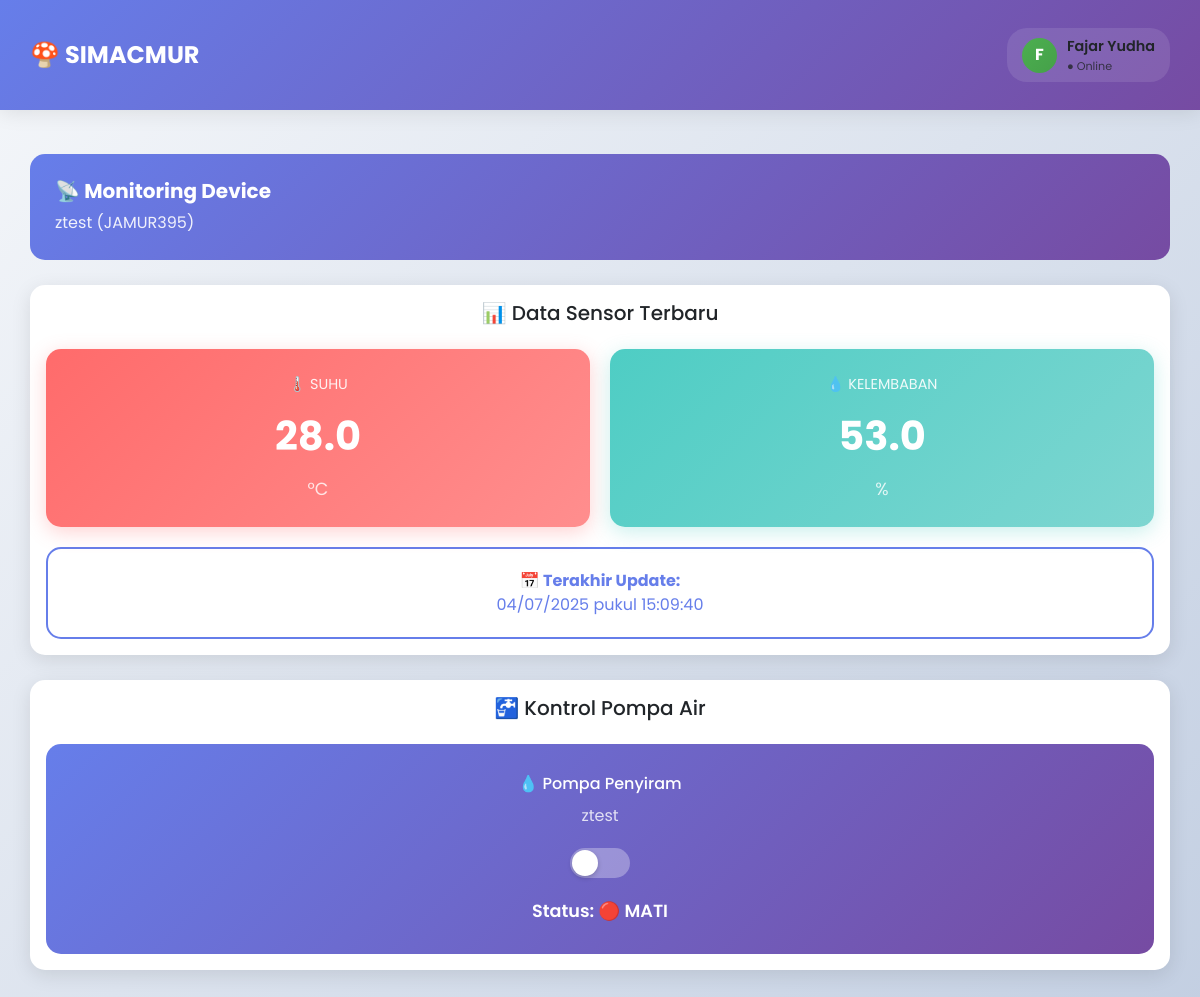
/dashboardril.php (signed in), run on the app's committed database.
### tables this page shows
CREATE TABLE `devices` (
  `id` int(11) NOT NULL AUTO_INCREMENT,
  `kode` varchar(20) NOT NULL,
  `nama` varchar(100) NOT NULL,
  `pemilik` varchar(50) NOT NULL,
  `aktif` tinyint(1) DEFAULT 1,
  `dibuat` timestamp NOT NULL DEFAULT current_timestamp(),
  `deleted_at` timestamp NULL DEFAULT NULL,
  `deleted_by` varchar(50) DEFAULT NULL,
  `status_approval` enum('pending','approved','rejected') DEFAULT 'pending',
  `approved_by` varchar(50) DEFAULT NULL,
  `approved_at` timestamp NULL DEFAULT NULL,
  `rejection_reason` text DEFAULT NULL,
  `last_seen` timestamp NULL DEFAULT NULL,
  PRIMARY KEY (`id`),
  UNIQUE KEY `kode` (`kode`),
  KEY `pemilik` (`pemilik`),
  CONSTRAINT `devices_ibfk_1` FOREIGN KEY (`pemilik`) REFERENCES `users` (`username`)
);

CREATE TABLE `sensors` (
  `id` int(11) NOT NULL AUTO_INCREMENT,
  `kode_device` varchar(20) NOT NULL,
  `suhu` float NOT NULL,
  `kelembaban` float NOT NULL,
  `tanggal` date NOT NULL,
  `waktu` time NOT NULL,
  `timestamp` timestamp NOT NULL DEFAULT current_timestamp(),
  `relay_mode` varchar(20) DEFAULT 'manual',
  `rtc_time` varchar(10) DEFAULT NULL,
  PRIMARY KEY (`id`),
  KEY `kode_device` (`kode_device`),
  CONSTRAINT `sensors_ibfk_1` FOREIGN KEY (`kode_device`) REFERENCES `devices` (`kode`)
);

CREATE TABLE `relays` (
  `id` int(11) NOT NULL AUTO_INCREMENT,
  `kode_device` varchar(20) NOT NULL,
  `status` int(11) DEFAULT 0,
  `terakhir_update` timestamp NOT NULL DEFAULT current_timestamp() ON UPDATE current_timestamp(),
  PRIMARY KEY (`id`),
  UNIQUE KEY `kode_device` (`kode_device`),
  CONSTRAINT `relays_ibfk_1` FOREIGN KEY (`kode_device`) REFERENCES `devices` (`kode`)
);

### dashboardril.php (the view, shortened to what this page needs)
<?php
require 'koneksi.php';
$username = $_SESSION["username"];
$nama_lengkap = $_SESSION["nama_lengkap"] ?? $username;
$device_query = "SELECT * FROM devices WHERE pemilik = '$username' AND aktif = 1 AND deleted_at IS NULL AND status_approval = 'approved'";
$device_result = mysqli_query($conn, $device_query);
$devices = [];
while ($device = mysqli_fetch_assoc($device_result)) {
    $devices[] = $device;
}
$pending_query = "SELECT * FROM devices WHERE pemilik = '$username' AND status_approval = 'pending' AND deleted_at IS NULL";
$pending_result = mysqli_query($conn, $pending_query);
$pending_devices = [];
while ($device = mysqli_fetch_assoc($pending_result)) {
    $pending_devices[] = $device;
}
$selected_device = $_SESSION['selected_device'] ?? ($devices[0]['kode'] ?? null);
$device_name = '';
foreach ($devices as $device) {
    if ($device['kode'] === $selected_device) {
        $device_name = $device['nama'];
        break;
    }
}
$sensor_data = null;
$relay_status = 0;
if ($selected_device) {
    $sensor_query = "SELECT * FROM sensors WHERE kode_device = '$selected_device' ORDER BY timestamp DESC LIMIT 1";
    $sensor_result = mysqli_query($conn, $sensor_query);
    $sensor_data = mysqli_fetch_assoc($sensor_result);
    $relay_query = "SELECT status FROM relays WHERE kode_device = '$selected_device'";
    $relay_result = mysqli_query($conn, $relay_query);
    if ($relay_result) {
        $relay_row = mysqli_fetch_assoc($relay_result);
        $relay_status = $relay_row['status'] ?? 0;
    }
}
?>
<!DOCTYPE html>
<html lang="id">
<head>
    <link href="https://cdn.jsdelivr.net/npm/bootstrap@5.1.3/dist/css/bootstrap.min.css" rel="stylesheet">
</head>
<body>
    <nav class="navbar navbar-expand-lg navbar-dark">
        <div class="container">
            <a href="dashboard.php" class="navbar-brand">🍄 SIMACMUR</a>
            <div class="dropdown">
                <div class="user-profile" data-bs-toggle="dropdown">
                    <div class="user-avatar">
                        <?php echo strtoupper(substr($username, 0, 1)); ?>
                    </div>
                    <div class="d-none d-md-block">
                        <div style="font-size: 0.9rem; font-weight: 600;"><?php echo $nama_lengkap; ?></div>
                        <div style="font-size: 0.7rem; opacity: 0.8;">● Online</div>
                    </div>
                </div>
            </div>
        </div>
    </nav>
    <div class="container mt-4">
        <?php if (empty($devices)): ?>
            <div class="card">
                <div class="card-body">
                    <div class="no-data">
                        <h4>📱 Belum Ada Device Aktif</h4>
                        <p>Anda belum memiliki device yang disetujui atau belum memilih device untuk monitoring.</p>
                        <a href="daftar-device.php" class="btn btn-primary">Kelola Device</a>
                    </div>
                </div>
            </div>
            <?php if (!empty($pending_devices)): ?>
            <div class="card">
                <div class="card-body">
                    <h5 class="card-title text-center mb-4">⏳ Device Menunggu Approval</h5>
                    <?php foreach ($pending_devices as $device): ?>
                        <div class="alert alert-warning">
                            <div class="d-flex justify-content-between align-items-center">
                                <div>
                                    <strong>📱 <?php echo htmlspecialchars($device['nama']); ?></strong>
                                    <br><small>Kode: <?php echo $device['kode']; ?></small>
                                    <br><small class="text-muted">Menunggu persetujuan superadmin...</small>
                                </div>
                                <div>
                                    <span class="badge bg-warning">⏳ PENDING</span>
                                </div>
                            </div>
                        </div>
                    <?php endforeach; ?>
                </div>
            </div>
            <?php endif; ?>
        <?php else: ?>
            <?php if ($selected_device && $device_name): ?>
            <div class="device-selector">
                <div class="d-flex justify-content-between align-items-center">
                    <div>
                        <h5><strong>📡 Monitoring Device</strong></h5>
                        <p class="mb-0" style="opacity: 0.9;">
                            <?php echo htmlspecialchars($device_name); ?> (<?php echo $selected_device; ?>)
                        </p>
                    </div>
                </div>
            </div>
            <?php endif; ?>
            <?php if ($selected_device): ?>
                <div class="card">
                    <div class="card-body">
                        <h5 class="card-title text-center mb-4">📊 Data Sensor Terbaru</h5>
                        <?php if ($sensor_data): ?>
                            <div class="data-grid">
                                <div class="data-card temperature">
                                    <div class="data-label">🌡️ SUHU</div>
                                    <div class="data-value" id="suhu-display">
                                        <?php echo number_format($sensor_data['suhu'], 1); ?>
                                    </div>
                                    <div class="data-unit">°C</div>
                                </div>
                                <div class="data-card humidity">
                                    <div class="data-label">💧 KELEMBABAN</div>
                                    <div class="data-value" id="kelembaban-display">
                                        <?php echo number_format($sensor_data['kelembaban'], 1); ?>
                                    </div>
                                    <div class="data-unit">%</div>
                                </div>
                            </div>
                            <div class="timestamp-card">
                                <strong>📅 Terakhir Update:</strong><br>
                                <span id="timestamp-display">
                                    <?php
                                    $tanggal = date('d/m/Y', strtotime($sensor_data['tanggal']));
                                    $waktu = date('H:i:s', strtotime($sensor_data['waktu']));
                                    echo "$tanggal pukul $waktu";
                                    ?>
                                </span>
                            </div>
                        <?php endif; ?>
                    </div>
                </div>
                <div class="card">
                    <div class="card-body">
                        <h5 class="card-title text-center mb-4">🚰 Kontrol Pompa Air</h5>
                        <div class="pump-card">
                            <h6>💧 Pompa Penyiram</h6>
                            <p style="opacity: 0.8; margin: 10px 0;"><?php echo $device_name; ?></p>
                            <div class="pump-switch <?php echo ($relay_status == 1) ? 'active' : ''; ?>"
                                 onclick="togglePompa()">
                                <div class="pump-handle"></div>
                            </div>
                            <div id="pump-status" style="font-weight: 600; font-size: 1.1rem;">
                                Status: <?php echo ($relay_status == 1) ? '🟢 HIDUP' : '🔴 MATI'; ?>
                            </div>
                        </div>
                    </div>
                </div>
            <?php endif; ?>
        <?php endif; ?>
    </div>
</body>
</html>

### dashboardril.php (style rules this page uses)
body { font-family: 'Poppins', sans-serif; background: linear-gradient(135deg, #f5f7fa 0%, #c3cfe2 100%); min-height: 100vh; }
.navbar { background: linear-gradient(135deg, #667eea, #764ba2); box-shadow: 0 2px 20px rgba(0,0,0,0.1); }
.navbar-brand { font-weight: 700; font-size: 1.5rem; }
.container { padding: 20px 0; }
.user-profile { display: flex; align-items: center; gap: 10px; cursor: pointer; padding: 8px 15px; border-radius: 20px; background: rgba(255,255,255,0.1); transition: all 0.3s; }
.user-avatar { width: 35px; height: 35px; background: linear-gradient(135deg, #4CAF50, #45a049); border-radius: 50%; display: flex; align-items: center; justify-content: center; font-weight: bold; color: white; }
.card { border-radius: 15px; border: none; box-shadow: 0 5px 20px rgba(0,0,0,0.1); margin-bottom: 25px; }
.device-selector { background: linear-gradient(135deg, #667eea, #764ba2); color: white; border-radius: 15px; padding: 25px; margin-bottom: 25px; }
.data-grid { display: grid; grid-template-columns: repeat(auto-fit, minmax(250px, 1fr)); gap: 20px; margin-bottom: 20px; }
.data-card { background: linear-gradient(135deg, #4CAF50, #45a049); color: white; padding: 25px; border-radius: 15px; text-align: center; box-shadow: 0 5px 20px rgba(76, 175, 80, 0.3); transition: transform 0.3s; }
.data-card.temperature { background: linear-gradient(135deg, #FF6B6B, #FF8E8E); box-shadow: 0 5px 20px rgba(255, 107, 107, 0.3); }
.data-card.humidity { background: linear-gradient(135deg, #4ECDC4, #7ED6D1); box-shadow: 0 5px 20px rgba(78, 205, 196, 0.3); }
.data-value { font-size: 2.5rem; font-weight: 700; margin: 10px 0; }
.data-label { font-size: 0.9rem; opacity: 0.9; margin-bottom: 5px; }
.data-unit { font-size: 1.1rem; opacity: 0.8; }
.pump-card { background: linear-gradient(135deg, #667eea, #764ba2); color: white; padding: 30px; border-radius: 15px; text-align: center; }
.pump-switch { width: 60px; height: 30px; background: rgba(255,255,255,0.3); border-radius: 15px; position: relative; cursor: pointer; margin: 20px auto; transition: all 0.3s; }
.pump-handle { width: 26px; height: 26px; background: white; border-radius: 50%; position: absolute; top: 2px; left: 2px; transition: all 0.3s; box-shadow: 0 2px 5px rgba(0,0,0,0.2); }
.timestamp-card { background: white; border: 2px solid #667eea; color: #667eea; padding: 20px; border-radius: 15px; text-align: center; }

### data on the page
devices: nama "ztest", kode "JAMUR395"
sensors: suhu "28.0", kelembaban "53.0", tanggal "04/07/2025", waktu "15:09:40"

### other printed values
substr($username, 0, 1) "F"
$nama_lengkap "Fajar Yudha"
